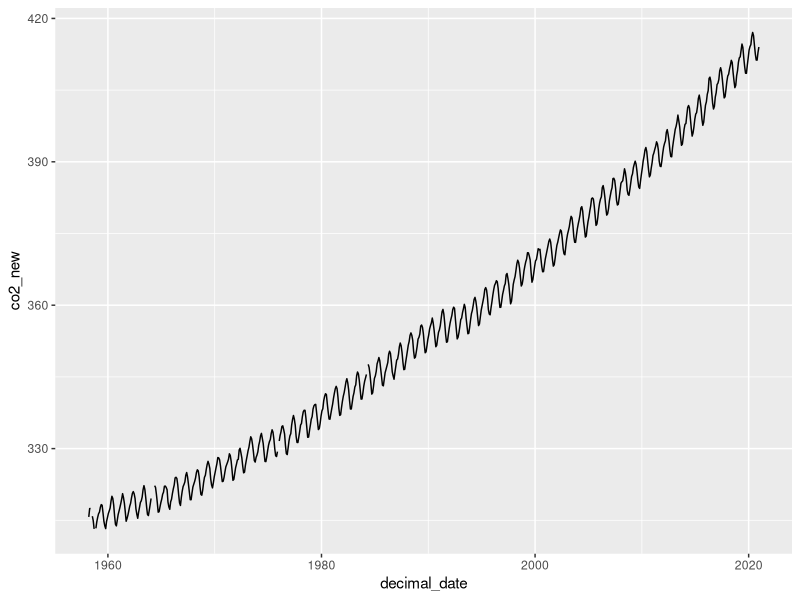
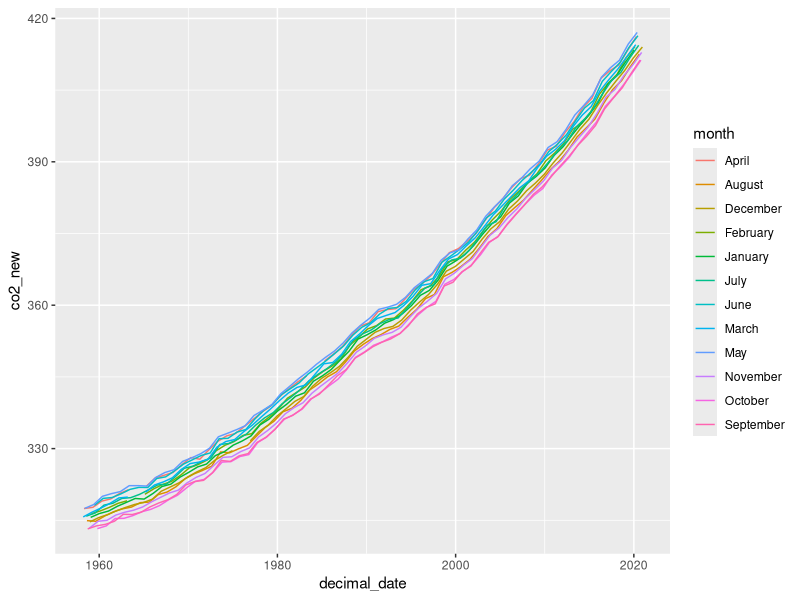
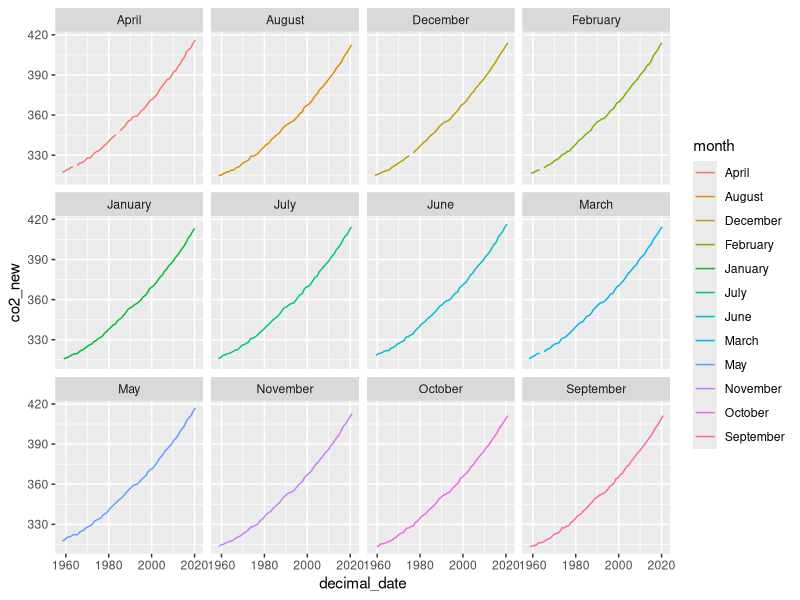
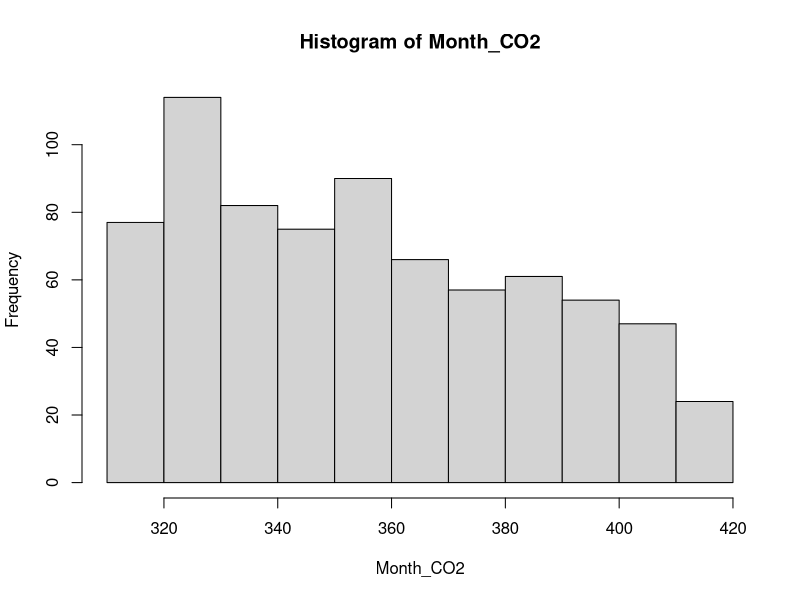
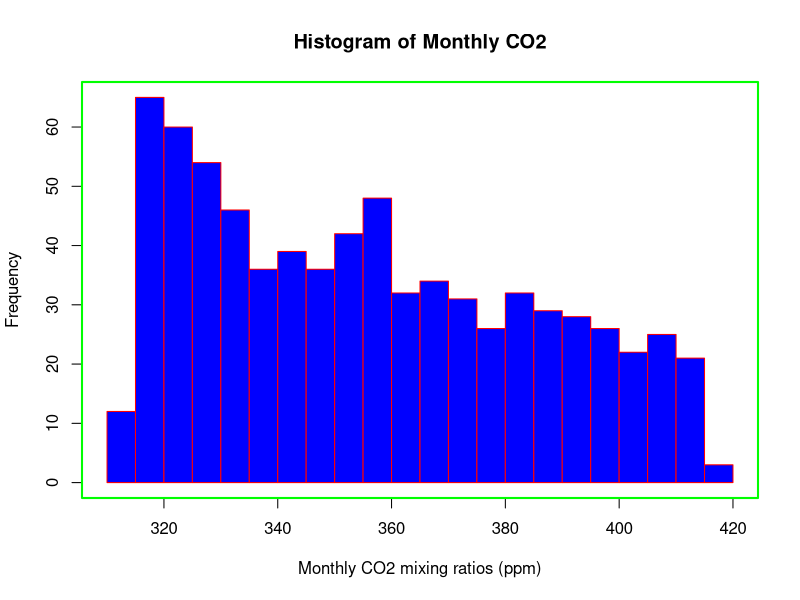
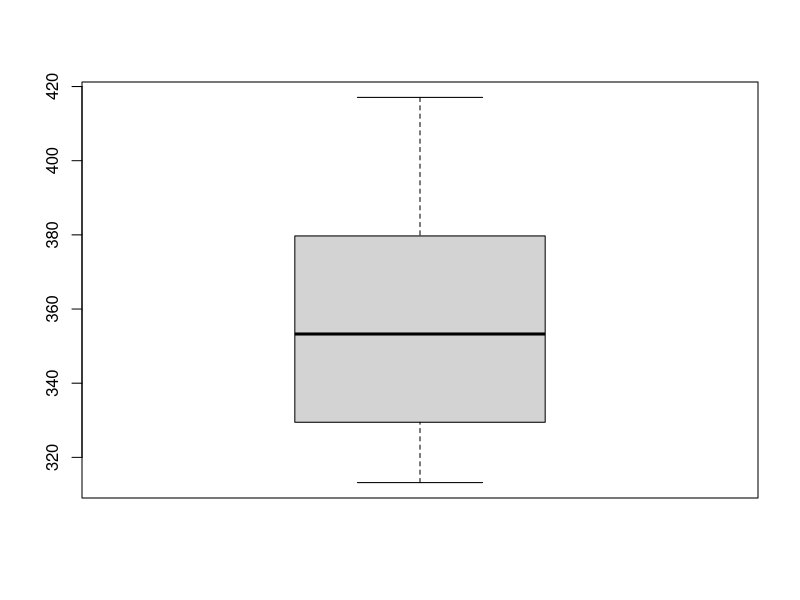
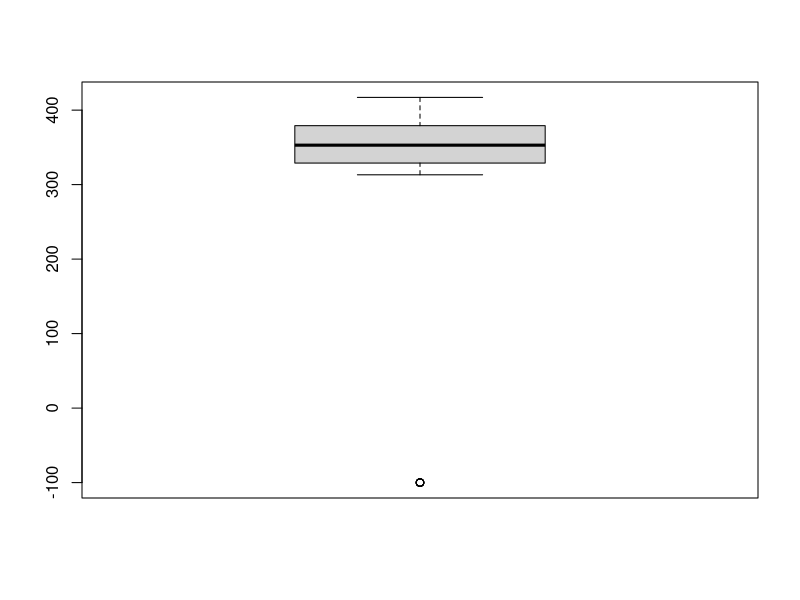
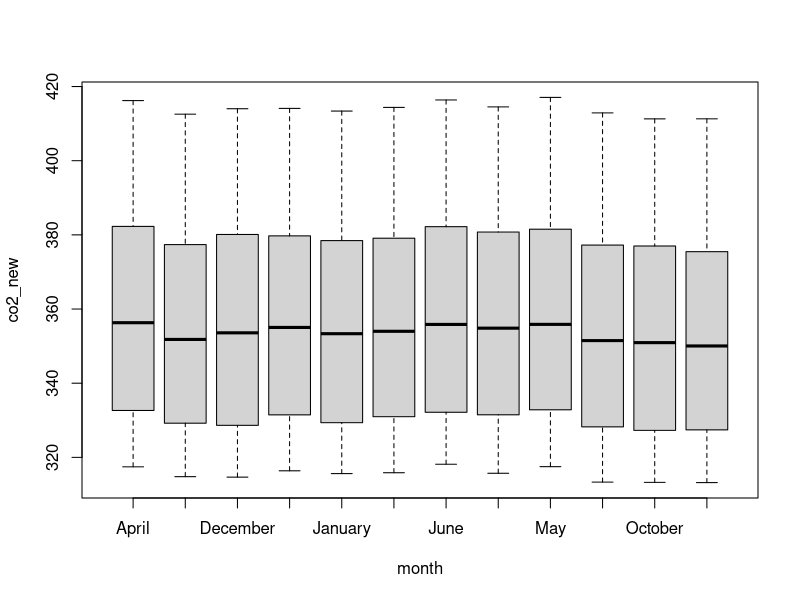

These charts were generated, in order, by the following R code:
## ---- chunk 1
library(tidyr)
library(dplyr)
library(ggplot2)
## ---- chunk 2
Keeling_Data <- read.csv(file = "co2_mm_mlo.csv", header = T)
head(Keeling_Data)
## ---- chunk 3
Keeling_Data_tbl <- as_tibble(Keeling_Data)
Keeling_Data_tbl
## ---- chunk 4
dplyr::select(Keeling_Data_tbl,year,co2,quality)
dplyr::select(Keeling_Data_tbl,co2)
## ---- chunk 5
Keeling_Data_tbl %>% 
  dplyr::select(year,co2,quality)
## ---- chunk 6
Keeling_Data_tbl %>% 
  filter(year == 2000)
## ---- chunk 7
Keeling_Data_tbl %>% 
  dplyr::select(year,co2,quality) %>% 
  filter(quality == 1)
## ---- chunk 8
Keeling_Data_tbl %>% 
  dplyr::select(year,month,co2,quality) %>% 
  filter(quality == 1) %>% 
  group_by(month)
## ---- chunk 9
Keeling_Data_tbl %>% 
  dplyr::select(year,month,co2,quality) %>% 
  filter(quality == 1) %>% 
  group_by(month) %>% 
  summarize(monthly_mean = mean(co2))
## ---- chunk 10
Keeling_Data_tbl %>% 
  dplyr::select(year,month,co2,quality) %>% 
  filter(quality == 1) %>% 
  group_by(month) %>% 
  summarize(monthly_mean = mean(co2)) %>% 
  arrange(monthly_mean)
## ---- chunk 11
Keeling_Data_tbl %>% 
  dplyr::select(year,month,co2,quality) %>% 
  filter(quality == 1) %>% 
  group_by(month) %>% 
  summarize(monthly_mean = mean(co2)) %>% 
  arrange(desc(monthly_mean))
## ---- chunk 12
Keeling_Data_tbl %>% 
  dplyr::select(year,month,co2,quality) %>% 
  filter(quality == 1) %>% 
  group_by(month) %>% 
  summarize(monthly_mean = mean(co2), monthly_sd = sd(co2),
            monthly_min = min(co2), monthly_max = max(co2),
            monthly_se = sd(co2)/sqrt(n()))
## ---- chunk 13
Keeling_Data_tbl %>% 
  mutate(co2_ppb = co2 * 1e3)
## ---- chunk 14
Keeling_Data_tbl %>% 
  mutate(co2_ppb = co2 * 1e3, co2_new = ifelse(quality==1, co2, NA))
## ---- chunk 15
Keeling_Data_tbl %>% 
  mutate(co2_new = ifelse(quality==1, co2, NA)) %>% 
  # Make the plot
  ggplot(aes(x=decimal_date, y=co2_new)) + 
  geom_line()
## ---- chunk 16
Keeling_Data_tbl %>% 
  mutate(co2_new = ifelse(quality==1, co2, NA)) %>% 
  # Make the plot
  ggplot(aes(x=decimal_date, y=co2_new, color=month)) + 
  geom_line()
## ---- chunk 17
Keeling_Data_tbl %>% 
  mutate(co2_new = ifelse(quality==1, co2, NA)) %>% 
  # Make the plot
  ggplot(aes(x=decimal_date, y=co2_new, color=month)) + 
  geom_line() +
  facet_wrap(~ month)
## ---- chunk 18
# Add a new column to the original tibble
Keeling_Data_tbl <- Keeling_Data_tbl %>% 
    mutate(co2_new = ifelse(quality==1, co2, NA))

# Notice we use pull() to get a vector from a tibble
Month_CO2 <- Keeling_Data_tbl %>% 
  pull(co2_new)

# plot hist
hist(Month_CO2)
## ---- chunk 19
hist(Month_CO2,
     xlab = "Monthly CO2 mixing ratios (ppm)",
     main = "Histogram of Monthly CO2",
     breaks = 20,
     col = "blue",
     border = "red")
box(lwd=2,col="green")
## ---- chunk 20
boxplot(Month_CO2)
## ---- chunk 21
boxplot(Keeling_Data$co2)
## ---- chunk 22
boxplot(co2_new ~ month, data=Keeling_Data_tbl)
## ---- chunk 23
boxplot(co2_new ~ month, data=Keeling_Data_tbl,
xlab = "Month",
ylab = "CO2 (ppm)",
main = "Monthly CO2",
cex = 2,
col = "orange",
border = "darkgreen")
## ---- chunk 24
plot(co2_new ~ year, data=Keeling_Data_tbl)
## ---- chunk 25
plot(co2_new ~ year, data=Keeling_Data_tbl,
xlab = "Year",
ylab = "CO2 (ppm)",
main = "CO2 vs Year",
pch = "+",
cex = 2,
col = "navy")
